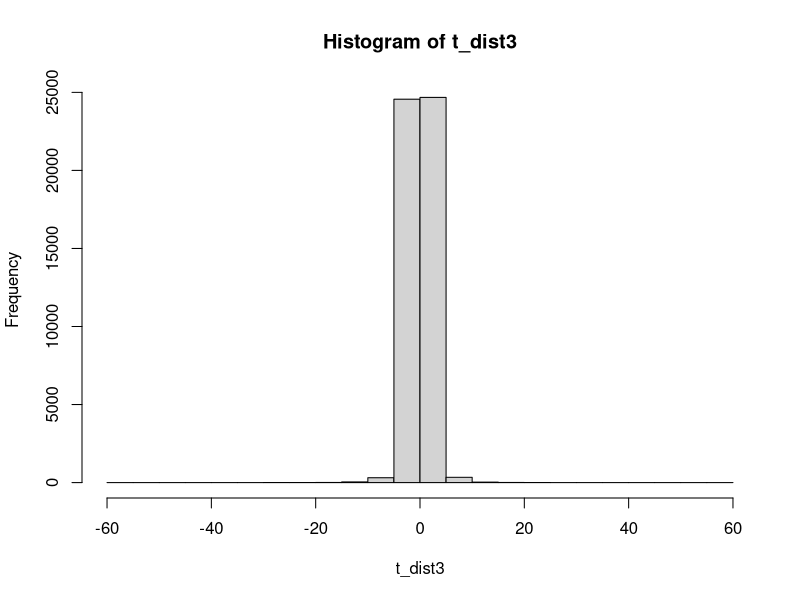
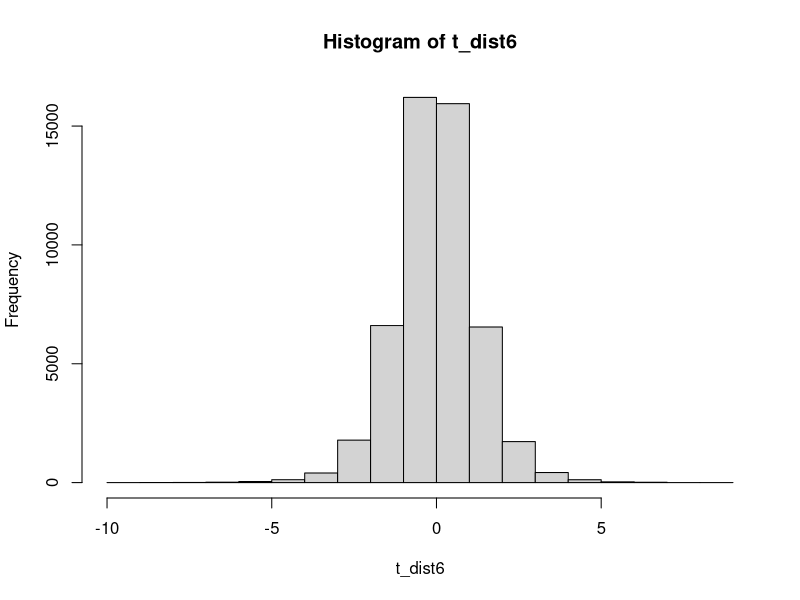
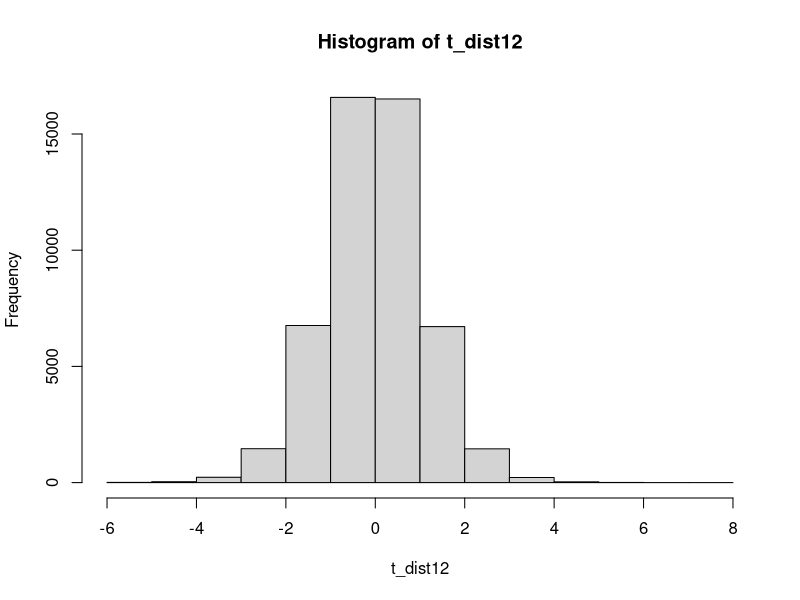
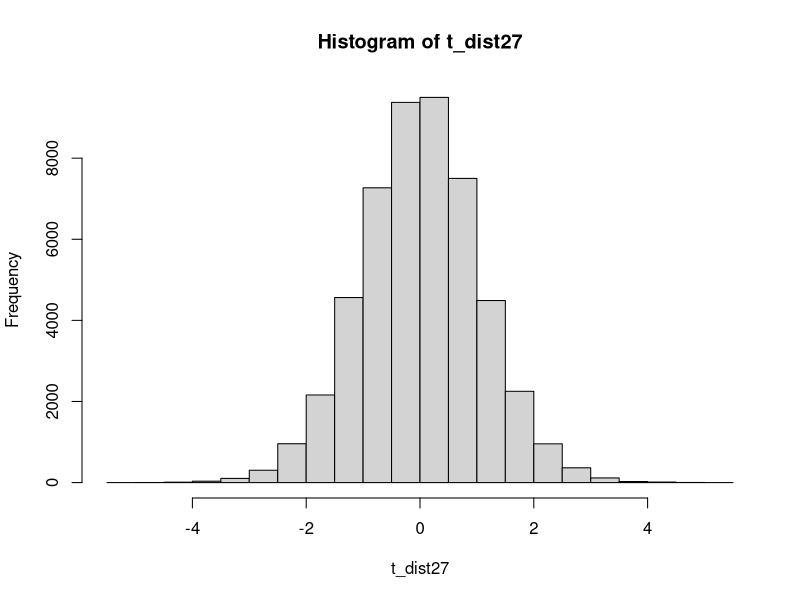
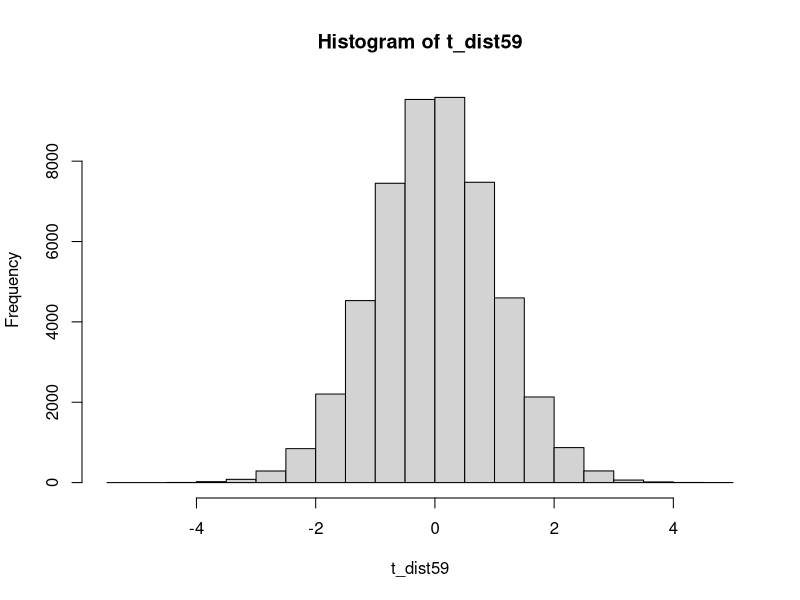
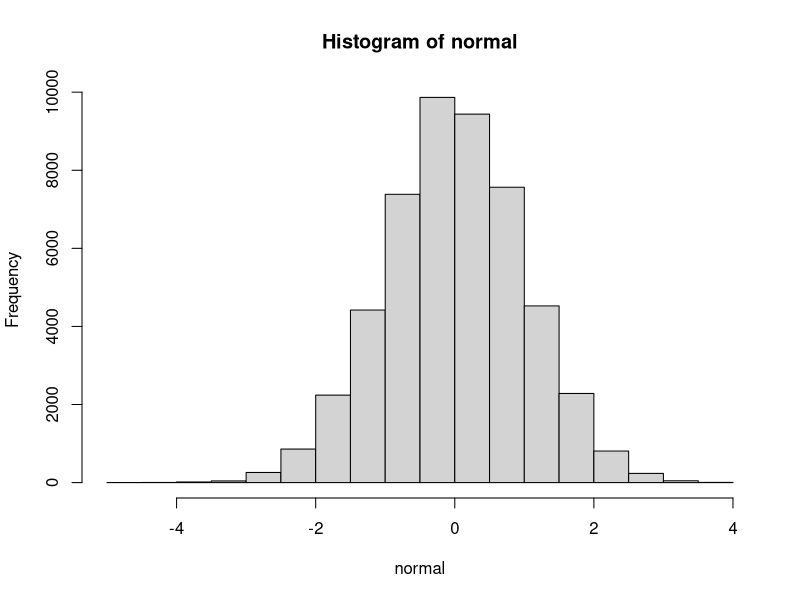
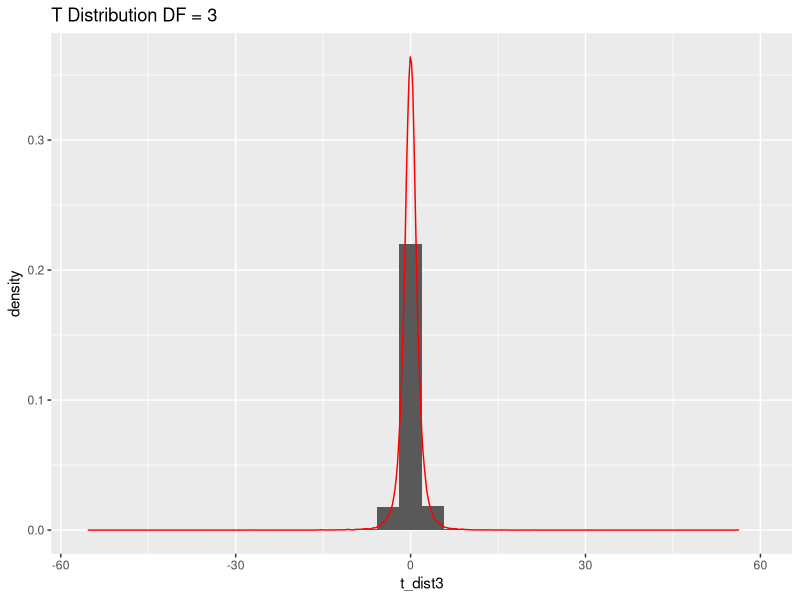
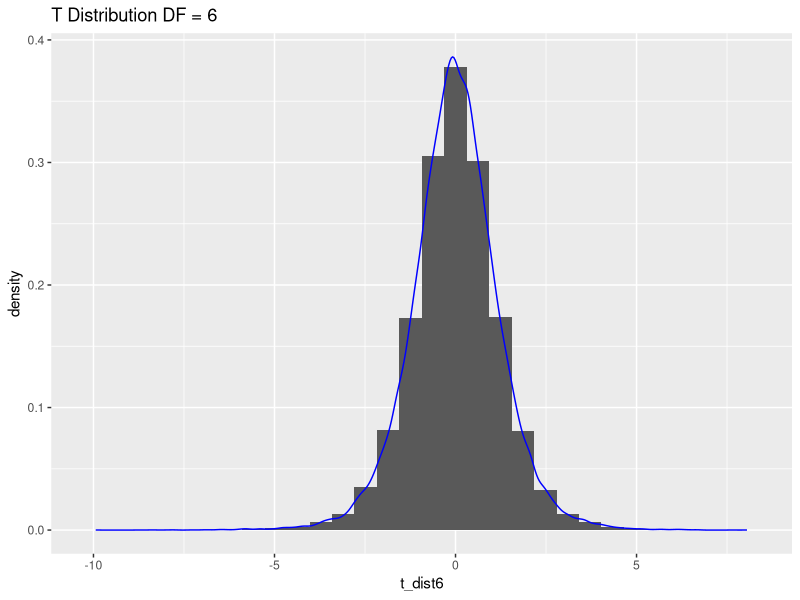

Recreate these plots in R, in order.
## ---- chunk 1
library(ggplot2)
library(cowplot)
## ---- chunk 2
# Creating t distributions for each degree of freedom
t_dist3 <- rt(50000,3)
t_dist6 <- rt(50000,6)
t_dist12 <- rt(50000,12)
t_dist27 <- rt(50000,27)
t_dist59 <- rt(50000,59)

t_distdf <- data.frame(t_dist3,t_dist6,t_dist12,t_dist27,t_dist59)
# Distribution for standard normal
normal <- rnorm(50000)
## ---- chunk 3
hist(t_dist3)
hist(t_dist6)
hist(t_dist12)
hist(t_dist27)
hist(t_dist59)
hist(normal)
## ---- chunk 4
# Z Score for the significance of 1.96
zscore <- 1.96

# Calculating T scores for each Degrees of Freedom
t_scores <- qt(0.95, c(3, 6, 12, 27, 59))

# Printing Scores
print (t_scores)
print (zscore)
## ---- chunk 5
# Creating Kernel Density Plot for each t-distribution
ggplot(t_distdf,aes(t_dist3)) + geom_histogram(aes(y = stat(density))) + geom_density(col = "red") + ggtitle("T Distribution DF = 3")

ggplot(t_distdf,aes(t_dist6)) + geom_histogram(aes(y = stat(density))) + geom_density(col = "blue") + ggtitle("T Distribution DF = 6")

ggplot(t_distdf,aes(t_dist12)) + geom_histogram(aes(y = stat(density))) + geom_density(col = "green") + ggtitle("T Distribution DF = 12")

ggplot(t_distdf,aes(t_dist27)) + geom_histogram(aes(y = stat(density))) + geom_density(col = "orange") + ggtitle("T Distribution DF = 27")

ggplot(t_distdf,aes(t_dist59)) + geom_histogram(aes(y = stat(density))) + geom_density(col = "yellow") + ggtitle("T Distribution DF = 59")
## ---- chunk 6
norm <- rnorm(50000)
normDF <- data.frame(norm,t_dist3)

plot(density(normDF$norm))
lines(density(normDF$t_dist3))
